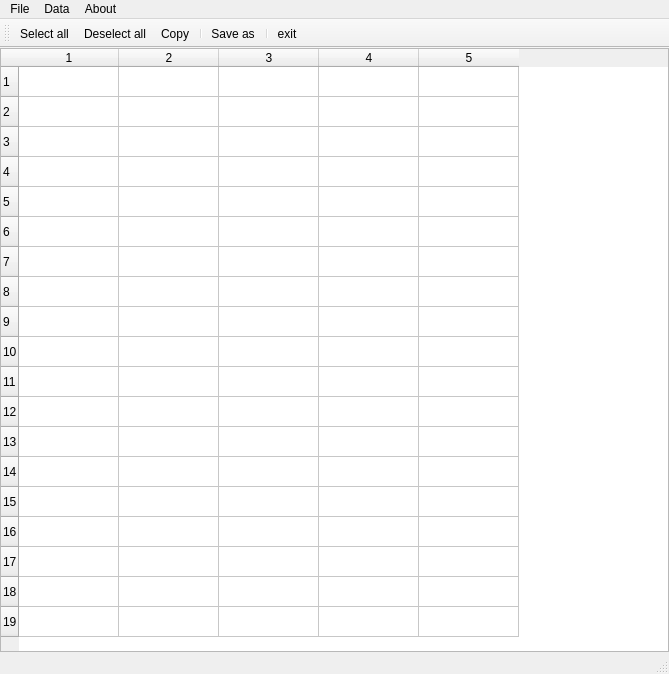
<?xml version="1.0" encoding="UTF-8"?>
<ui version="4.0">
 <class>MainWindow</class>
 <widget class="QMainWindow" name="MainWindow">
  <property name="geometry">
   <rect>
    <x>0</x>
    <y>0</y>
    <width>669</width>
    <height>674</height>
   </rect>
  </property>
  <property name="windowTitle">
   <string>Spreadsheet Data</string>
  </property>
  <property name="windowIcon">
   <iconset resource="../../icon_src.qrc">
    <normaloff>:/icon/octavvs/icon/octavvs_prep_48.ico</normaloff>:/icon/octavvs/icon/octavvs_prep_48.ico</iconset>
  </property>
  <widget class="QWidget" name="centralwidget">
   <layout class="QGridLayout" name="gridLayout">
    <property name="leftMargin">
     <number>0</number>
    </property>
    <property name="topMargin">
     <number>0</number>
    </property>
    <property name="rightMargin">
     <number>0</number>
    </property>
    <property name="bottomMargin">
     <number>0</number>
    </property>
    <item row="0" column="0">
     <widget class="QTableWidget" name="tableWidget">
      <property name="rowCount">
       <number>19</number>
      </property>
      <property name="columnCount">
       <number>5</number>
      </property>
      <row/>
      <row/>
      <row/>
      <row/>
      <row/>
      <row/>
      <row/>
      <row/>
      <row/>
      <row/>
      <row/>
      <row/>
      <row/>
      <row/>
      <row/>
      <row/>
      <row/>
      <row/>
      <row/>
      <column/>
      <column/>
      <column/>
      <column/>
      <column/>
     </widget>
    </item>
   </layout>
  </widget>
  <widget class="QMenuBar" name="menubar">
   <property name="geometry">
    <rect>
     <x>0</x>
     <y>0</y>
     <width>669</width>
     <height>21</height>
    </rect>
   </property>
   <widget class="QMenu" name="menuFile">
    <property name="title">
     <string>File</string>
    </property>
    <addaction name="actionSave_as"/>
    <addaction name="actionClose"/>
   </widget>
   <widget class="QMenu" name="menuData">
    <property name="title">
     <string>Data</string>
    </property>
    <addaction name="actionSelect_all"/>
    <addaction name="actionDeselect_all"/>
    <addaction name="actionCopy"/>
   </widget>
   <widget class="QMenu" name="menuAbout">
    <property name="title">
     <string>About</string>
    </property>
    <addaction name="actionabout"/>
   </widget>
   <addaction name="menuFile"/>
   <addaction name="menuData"/>
   <addaction name="menuAbout"/>
  </widget>
  <widget class="QStatusBar" name="statusbar"/>
  <widget class="QToolBar" name="toolBar">
   <property name="windowTitle">
    <string>toolBar</string>
   </property>
   <attribute name="toolBarArea">
    <enum>TopToolBarArea</enum>
   </attribute>
   <attribute name="toolBarBreak">
    <bool>false</bool>
   </attribute>
   <addaction name="actionSelect_all"/>
   <addaction name="actionDeselect_all"/>
   <addaction name="actionCopy"/>
   <addaction name="separator"/>
   <addaction name="actionSave_as"/>
   <addaction name="separator"/>
   <addaction name="actionClose"/>
  </widget>
  <action name="actionSave_as">
   <property name="icon">
    <iconset resource="../../icon_src.qrc">
     <normaloff>:/icon/octavvs/icon/icons8-save-as-80.png</normaloff>:/icon/octavvs/icon/icons8-save-as-80.png</iconset>
   </property>
   <property name="text">
    <string>Save as</string>
   </property>
  </action>
  <action name="actionClose">
   <property name="icon">
    <iconset resource="../../icon_src.qrc">
     <normaloff>:/icon/octavvs/icon/icons8-delete-32.png</normaloff>:/icon/octavvs/icon/icons8-delete-32.png</iconset>
   </property>
   <property name="text">
    <string>exit</string>
   </property>
  </action>
  <action name="actionSelect_all">
   <property name="icon">
    <iconset resource="../../icon_src.qrc">
     <normaloff>:/icon/octavvs/icon/icons8-check-document-32.png</normaloff>:/icon/octavvs/icon/icons8-check-document-32.png</iconset>
   </property>
   <property name="text">
    <string>Select all</string>
   </property>
  </action>
  <action name="actionCopy">
   <property name="icon">
    <iconset resource="../../icon_src.qrc">
     <normaloff>:/icon/octavvs/icon/icons8-copy-32.png</normaloff>:/icon/octavvs/icon/icons8-copy-32.png</iconset>
   </property>
   <property name="text">
    <string>Copy</string>
   </property>
  </action>
  <action name="actionDeselect_all">
   <property name="icon">
    <iconset resource="../../icon_src.qrc">
     <normaloff>:/icon/octavvs/icon/icons8-close-all-tabs-32.png</normaloff>:/icon/octavvs/icon/icons8-close-all-tabs-32.png</iconset>
   </property>
   <property name="text">
    <string>Deselect all</string>
   </property>
  </action>
  <action name="actionabout">
   <property name="text">
    <string>about</string>
   </property>
  </action>
 </widget>
 <resources>
  <include location="../../icon_src.qrc"/>
 </resources>
 <connections/>
</ui>
